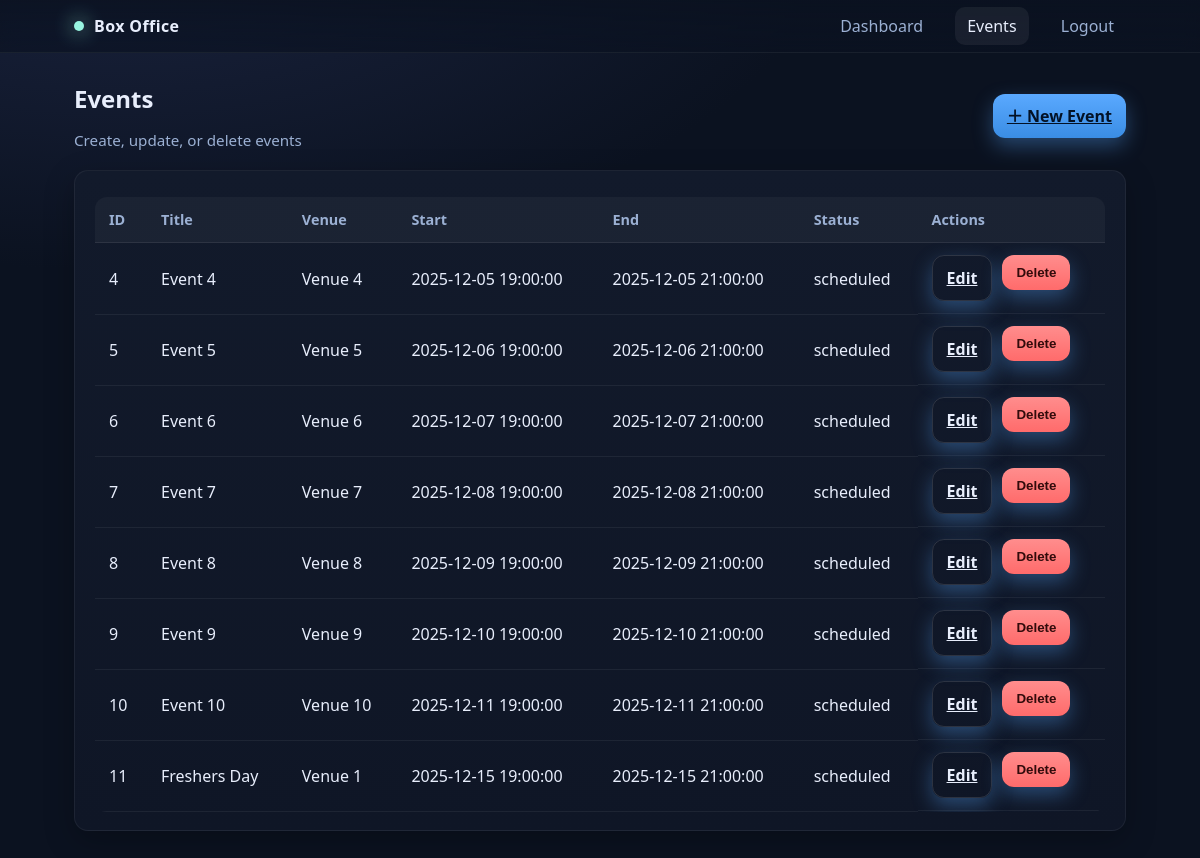
The page /events (signed in) on the database its author committed.
### tables this page shows
CREATE TABLE events (
  event_id INTEGER PRIMARY KEY,
  venue_id INTEGER NOT NULL,
  title TEXT NOT NULL,
  starts_at TEXT NOT NULL,
  ends_at TEXT NOT NULL,
  status TEXT NOT NULL,
  FOREIGN KEY (venue_id) REFERENCES venues(venue_id)
);

CREATE TABLE venues (
  venue_id INTEGER PRIMARY KEY,
  name TEXT UNIQUE NOT NULL,
  address TEXT NOT NULL
);

### app.py (the view)
@app.route("/events")
@login_required
def events_list():
    db = get_db()
    events = db.execute("""
        SELECT e.event_id, e.title, e.starts_at, e.ends_at, e.status, v.name AS venue
        FROM events e JOIN venues v ON v.venue_id = e.venue_id
        ORDER BY e.event_id
    """).fetchall()
    return render_template("events_list.html", title="Events", events=events)

### app.py (called while the page is built)
def get_db():
    if "db" not in g:
        conn = sqlite3.connect(DB_PATH)
        conn.row_factory = sqlite3.Row
        g.db = conn
    return g.db

@login_manager.user_loader
def load_user(user_id):
    return User.get_by_id(user_id)

    @staticmethod
    def get_by_id(uid):
        db = get_db()
        row = db.execute("SELECT * FROM users WHERE user_id=?", (uid,)).fetchone()
        return User(row) if row else None

### templates/events_list.html
{% extends "layout.html" %}
{% block content %}
  <div class="page-title">
    <div>
      <h2>Events</h2>
      <div class="subtle">Create, update, or delete events</div>
    </div>
    <div class="actions">
      <a class="btn" href="{{ url_for('events_new') }}">＋ New Event</a>
    </div>
  </div>
  <div class="card">
    <table>
      <thead>
        <tr><th>ID</th><th>Title</th><th>Venue</th><th>Start</th><th>End</th><th>Status</th><th>Actions</th></tr>
      </thead>
      <tbody>
        {% for e in events %}
        <tr>
          <td>{{ e.event_id }}</td>
          <td>{{ e.title }}</td>
          <td>{{ e.venue }}</td>
          <td>{{ e.starts_at }}</td>
          <td>{{ e.ends_at }}</td>
          <td>{{ e.status }}</td>
          <td class="actions">
            <a class="btn secondary" href="{{ url_for('events_edit', event_id=e.event_id) }}">Edit</a>
            <form method="post" action="{{ url_for('events_delete', event_id=e.event_id) }}" style="display:inline;">
              <button class="btn danger" onclick="return confirm('Delete this event?')">Delete</button>
            </form>
          </td>
        </tr>
        {% else %}
        <tr><td colspan="7" class="subtle">No events yet.</td></tr>
        {% endfor %}
      </tbody>
    </table>
  </div>
{% endblock %}

### templates/layout.html (shortened to what this page needs)
<!doctype html>
<html>
<head>
  <link rel="stylesheet" href="{{ url_for('static', filename='style.css') }}">
</head>
<body>
  <header class="navbar">
    <div class="nav-inner container">
      <div class="brand"><span class="dot"></span> Box Office</div>
      {% if current_user.is_authenticated %}
      <nav>
        <a href="{{ url_for('dashboard') }}" class="{% if title=='Dashboard' %}active{% endif %}">Dashboard</a>
        <a href="{{ url_for('events_list') }}" class="{% if title=='Events' %}active{% endif %}">Events</a>
        <a href="{{ url_for('logout') }}">Logout</a>
      </nav>
      {% endif %}
    </div>
  </header>
  <div class="main container">
    {% block content %}{% endblock %}
  </div>
</body>
</html>

### static/style.css (style rules this page uses)
:root { --bg: #0b1220; --panel: #121a2b; --panel-2: #0f1626; --text: #e8eefc; --muted: #9bb0d3; --primary: #5aa9ff; --accent: #98f5e1; --danger: #ff6b6b; --ok: #22c55e; --shadow: 0 10px 30px rgba(0,0,0,.25); --radius: 14px; }
* { box-sizing: border-box; }
html, body { height: 100%; }
body { margin: 0; font: 16px/1.5 ui-sans-serif, system-ui, -apple-system, Segoe UI, Roboto, "Helvetica Neue", Arial; background: radial-gradient(1200px 600px at 10% -10%, #1b2440, #0b1220 60%) fixed; color: var(--text); }
.container { max-width: 1100px; padding: 24px; margin: 0 auto; }
header.navbar { position: sticky; top: 0; z-index: 20; backdrop-filter: saturate(1.2) blur(8px); background: linear-gradient(180deg, rgba(11,18,32,.85), rgba(11,18,32,.65)); border-bottom: 1px solid rgba(255,255,255,.06); }
.nav-inner { display:flex; align-items:center; justify-content:space-between; padding: 14px 24px; }
.brand { display:flex; align-items:center; gap:10px; font-weight:700; letter-spacing:.4px; }
.brand .dot { width:10px; height:10px; border-radius:50%; background:var(--accent); box-shadow:0 0 20px var(--accent); }
nav a { color: var(--muted); text-decoration:none; margin-left:16px; padding:8px 12px; border-radius:10px; }
nav a:hover, nav a.active { background: rgba(255,255,255,.06); color: var(--text); }
.main { padding: 28px 24px 64px; }
h1, h2, h3 { margin: 0 0 12px; }
.page-title { display:flex; align-items:center; justify-content:space-between; margin-bottom:18px; }
.subtle { color: var(--muted); font-size:.95rem; }
.card { background: linear-gradient(180deg, var(--panel), var(--panel-2)); border: 1px solid rgba(255,255,255,.06); border-radius: var(--radius); box-shadow: var(--shadow); padding: 18px 20px; }
.btn, button, input[type=submit] { background: linear-gradient(180deg, #5aa9ff, #3a8de4); color: #031226; border: 0; padding: 10px 14px; border-radius: 12px; font-weight: 700; box-shadow: 0 8px 20px rgba(90,169,255,.35); cursor: pointer; }
.btn.secondary { background: transparent; color: var(--text); border: 1px solid rgba(255,255,255,.12); }
.btn.danger { background: linear-gradient(180deg, #ff8d8d, #ff6b6b); color: #320b0b; }
table { width:100%; border-collapse: collapse; overflow: hidden; border-radius: 12px; margin-top: 8px; }
thead th { text-align:left; font-size:.9rem; color:var(--muted); background: rgba(255,255,255,.04); padding: 12px 14px; border-bottom: 1px solid rgba(255,255,255,.08); }
tbody td { padding: 12px 14px; border-bottom: 1px solid rgba(255,255,255,.06); }
.actions { display:flex; gap:10px; flex-wrap:wrap; }

### rows shown on the page
events: event_id "4", title "Event 4", venue "Venue 4", starts_at "2025-12-05 19:00:00", ends_at "2025-12-05 21:00:00", status "scheduled"
events: event_id "5", title "Event 5", venue "Venue 5", starts_at "2025-12-06 19:00:00", ends_at "2025-12-06 21:00:00", status "scheduled"
events: event_id "6", title "Event 6", venue "Venue 6", starts_at "2025-12-07 19:00:00", ends_at "2025-12-07 21:00:00", status "scheduled"
events: event_id "7", title "Event 7", venue "Venue 7", starts_at "2025-12-08 19:00:00", ends_at "2025-12-08 21:00:00", status "scheduled"
events: event_id "8", title "Event 8", venue "Venue 8", starts_at "2025-12-09 19:00:00", ends_at "2025-12-09 21:00:00", status "scheduled"
events: event_id "9", title "Event 9", venue "Venue 9", starts_at "2025-12-10 19:00:00", ends_at "2025-12-10 21:00:00", status "scheduled"
events: event_id "10", title "Event 10", venue "Venue 10", starts_at "2025-12-11 19:00:00", ends_at "2025-12-11 21:00:00", status "scheduled"
events: event_id "11", title "Freshers Day", venue "Venue 1", starts_at "2025-12-15 19:00:00", ends_at "2025-12-15 21:00:00", status "scheduled"
